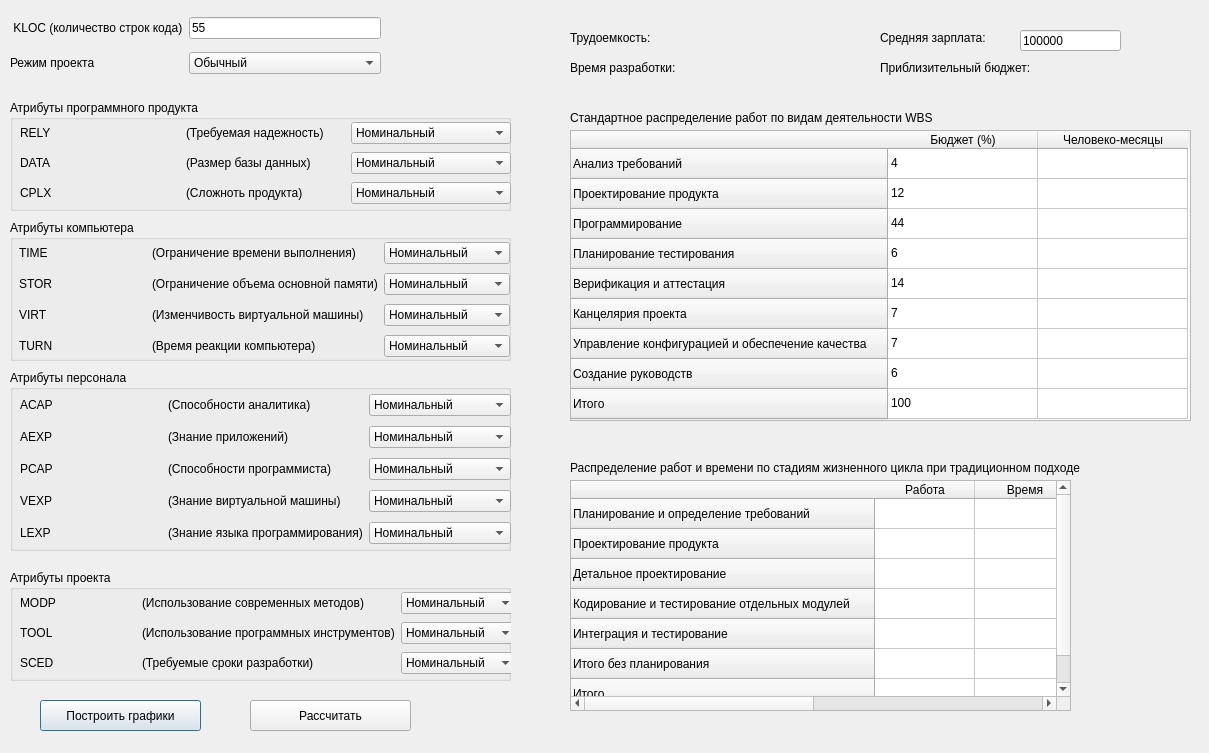
<?xml version="1.0" encoding="UTF-8"?>
<ui version="4.0">
 <class>Dialog</class>
 <widget class="QDialog" name="Dialog">
  <property name="geometry">
   <rect>
    <x>0</x>
    <y>0</y>
    <width>1209</width>
    <height>753</height>
   </rect>
  </property>
  <property name="windowTitle">
   <string/>
  </property>
  <widget class="QLabel" name="pmLabel">
   <property name="geometry">
    <rect>
     <x>570</x>
     <y>30</y>
     <width>161</width>
     <height>16</height>
    </rect>
   </property>
   <property name="text">
    <string>Трудоемкость:</string>
   </property>
  </widget>
  <widget class="QLabel" name="tmLabel">
   <property name="geometry">
    <rect>
     <x>570</x>
     <y>60</y>
     <width>161</width>
     <height>16</height>
    </rect>
   </property>
   <property name="text">
    <string>Время разработки: </string>
   </property>
  </widget>
  <widget class="QTableWidget" name="wbsTable">
   <property name="geometry">
    <rect>
     <x>570</x>
     <y>130</y>
     <width>621</width>
     <height>291</height>
    </rect>
   </property>
   <attribute name="horizontalHeaderDefaultSectionSize">
    <number>150</number>
   </attribute>
   <row>
    <property name="text">
     <string>Анализ требований</string>
    </property>
   </row>
   <row>
    <property name="text">
     <string>Проектирование продукта</string>
    </property>
   </row>
   <row>
    <property name="text">
     <string>Программирование</string>
    </property>
   </row>
   <row>
    <property name="text">
     <string>Планирование тестирования</string>
    </property>
   </row>
   <row>
    <property name="text">
     <string>Верификация и аттестация</string>
    </property>
   </row>
   <row>
    <property name="text">
     <string>Канцелярия проекта</string>
    </property>
   </row>
   <row>
    <property name="text">
     <string>Управление конфигурацией и обеспечение качества</string>
    </property>
   </row>
   <row>
    <property name="text">
     <string>Создание руководств</string>
    </property>
   </row>
   <row>
    <property name="text">
     <string>Итого</string>
    </property>
   </row>
   <column>
    <property name="text">
     <string>Бюджет (%)</string>
    </property>
   </column>
   <column>
    <property name="text">
     <string>Человеко-месяцы</string>
    </property>
   </column>
   <item row="0" column="0">
    <property name="text">
     <string>4</string>
    </property>
   </item>
   <item row="1" column="0">
    <property name="text">
     <string>12</string>
    </property>
   </item>
   <item row="2" column="0">
    <property name="text">
     <string>44</string>
    </property>
   </item>
   <item row="3" column="0">
    <property name="text">
     <string>6</string>
    </property>
   </item>
   <item row="4" column="0">
    <property name="text">
     <string>14</string>
    </property>
   </item>
   <item row="5" column="0">
    <property name="text">
     <string>7</string>
    </property>
   </item>
   <item row="6" column="0">
    <property name="text">
     <string>7</string>
    </property>
   </item>
   <item row="7" column="0">
    <property name="text">
     <string>6</string>
    </property>
   </item>
   <item row="8" column="0">
    <property name="text">
     <string>100</string>
    </property>
   </item>
  </widget>
  <widget class="QLabel" name="label_18">
   <property name="geometry">
    <rect>
     <x>570</x>
     <y>110</y>
     <width>531</width>
     <height>16</height>
    </rect>
   </property>
   <property name="text">
    <string>Стандартное распределение работ по видам деятельности WBS</string>
   </property>
  </widget>
  <widget class="QTableWidget" name="classicTable">
   <property name="geometry">
    <rect>
     <x>570</x>
     <y>480</y>
     <width>501</width>
     <height>231</height>
    </rect>
   </property>
   <attribute name="verticalHeaderVisible">
    <bool>true</bool>
   </attribute>
   <attribute name="verticalHeaderCascadingSectionResizes">
    <bool>false</bool>
   </attribute>
   <attribute name="verticalHeaderHighlightSections">
    <bool>true</bool>
   </attribute>
   <attribute name="verticalHeaderShowSortIndicator" stdset="0">
    <bool>false</bool>
   </attribute>
   <attribute name="verticalHeaderStretchLastSection">
    <bool>false</bool>
   </attribute>
   <row>
    <property name="text">
     <string>Планирование и определение требований</string>
    </property>
   </row>
   <row>
    <property name="text">
     <string>Проектирование продукта</string>
    </property>
   </row>
   <row>
    <property name="text">
     <string>Детальное проектирование</string>
    </property>
   </row>
   <row>
    <property name="text">
     <string>Кодирование и тестирование отдельных модулей</string>
    </property>
   </row>
   <row>
    <property name="text">
     <string>Интеграция и тестирование</string>
    </property>
   </row>
   <row>
    <property name="text">
     <string>Итого без планирования</string>
    </property>
   </row>
   <row>
    <property name="text">
     <string>Итого</string>
    </property>
   </row>
   <column>
    <property name="text">
     <string>Работа</string>
    </property>
   </column>
   <column>
    <property name="text">
     <string>Время</string>
    </property>
   </column>
  </widget>
  <widget class="QLabel" name="label_19">
   <property name="geometry">
    <rect>
     <x>570</x>
     <y>460</y>
     <width>591</width>
     <height>16</height>
    </rect>
   </property>
   <property name="text">
    <string>Распределение работ и времени по стадиям жизненного цикла при традиционном подходе</string>
   </property>
  </widget>
  <widget class="QPushButton" name="graphsButton">
   <property name="geometry">
    <rect>
     <x>40</x>
     <y>700</y>
     <width>161</width>
     <height>31</height>
    </rect>
   </property>
   <property name="text">
    <string>Построить графики</string>
   </property>
  </widget>
  <widget class="QWidget" name="gridLayoutWidget">
   <property name="geometry">
    <rect>
     <x>10</x>
     <y>10</y>
     <width>371</width>
     <height>71</height>
    </rect>
   </property>
   <layout class="QGridLayout" name="gridLayout">
    <item row="0" column="0">
     <widget class="QLabel" name="label_16">
      <property name="text">
       <string> KLOC (количество строк кода)</string>
      </property>
     </widget>
    </item>
    <item row="0" column="1">
     <widget class="QLineEdit" name="sizeEdit">
      <property name="text">
       <string>55</string>
      </property>
     </widget>
    </item>
    <item row="1" column="0">
     <widget class="QLabel" name="label_17">
      <property name="text">
       <string>Режим проекта</string>
      </property>
     </widget>
    </item>
    <item row="1" column="1">
     <widget class="QComboBox" name="comboBox_16">
      <item>
       <property name="text">
        <string>Обычный</string>
       </property>
      </item>
      <item>
       <property name="text">
        <string>Промежуточный</string>
       </property>
      </item>
      <item>
       <property name="text">
        <string>Встроенный</string>
       </property>
      </item>
     </widget>
    </item>
   </layout>
  </widget>
  <widget class="QGroupBox" name="groupBox">
   <property name="geometry">
    <rect>
     <x>10</x>
     <y>100</y>
     <width>501</width>
     <height>111</height>
    </rect>
   </property>
   <property name="title">
    <string>Атрибуты программного продукта</string>
   </property>
   <widget class="QWidget" name="gridLayoutWidget_2">
    <property name="geometry">
     <rect>
      <x>10</x>
      <y>20</y>
      <width>491</width>
      <height>86</height>
     </rect>
    </property>
    <layout class="QGridLayout" name="gridLayout_3">
     <item row="1" column="0">
      <widget class="QLabel" name="label_2">
       <property name="text">
        <string>DATA</string>
       </property>
      </widget>
     </item>
     <item row="0" column="1">
      <widget class="QLabel" name="label_20">
       <property name="text">
        <string>(Требуемая надежность)</string>
       </property>
      </widget>
     </item>
     <item row="1" column="1">
      <widget class="QLabel" name="label_21">
       <property name="text">
        <string>(Размер базы данных)</string>
       </property>
      </widget>
     </item>
     <item row="0" column="0">
      <widget class="QLabel" name="label">
       <property name="text">
        <string>RELY</string>
       </property>
      </widget>
     </item>
     <item row="0" column="2">
      <widget class="QComboBox" name="comboBox_1">
       <property name="currentIndex">
        <number>2</number>
       </property>
       <item>
        <property name="text">
         <string>Очень низкий</string>
        </property>
       </item>
       <item>
        <property name="text">
         <string>Низкий</string>
        </property>
       </item>
       <item>
        <property name="text">
         <string>Номинальный</string>
        </property>
       </item>
       <item>
        <property name="text">
         <string>Высокий</string>
        </property>
       </item>
       <item>
        <property name="text">
         <string>Очень высокий</string>
        </property>
       </item>
      </widget>
     </item>
     <item row="1" column="2">
      <widget class="QComboBox" name="comboBox_2">
       <property name="currentIndex">
        <number>1</number>
       </property>
       <item>
        <property name="text">
         <string>Низкий</string>
        </property>
       </item>
       <item>
        <property name="text">
         <string>Номинальный</string>
        </property>
       </item>
       <item>
        <property name="text">
         <string>Высокий</string>
        </property>
       </item>
       <item>
        <property name="text">
         <string>Очень высокий</string>
        </property>
       </item>
      </widget>
     </item>
     <item row="2" column="0">
      <widget class="QLabel" name="label_3">
       <property name="text">
        <string>CPLX</string>
       </property>
      </widget>
     </item>
     <item row="2" column="1">
      <widget class="QLabel" name="label_22">
       <property name="text">
        <string>(Сложноть продукта)</string>
       </property>
      </widget>
     </item>
     <item row="2" column="2">
      <widget class="QComboBox" name="comboBox_3">
       <property name="currentIndex">
        <number>2</number>
       </property>
       <item>
        <property name="text">
         <string>Очень низкий</string>
        </property>
       </item>
       <item>
        <property name="text">
         <string>Низкий</string>
        </property>
       </item>
       <item>
        <property name="text">
         <string>Номинальный</string>
        </property>
       </item>
       <item>
        <property name="text">
         <string>Высокий</string>
        </property>
       </item>
       <item>
        <property name="text">
         <string>Очень высокий</string>
        </property>
       </item>
      </widget>
     </item>
    </layout>
   </widget>
  </widget>
  <widget class="QGroupBox" name="groupBox_2">
   <property name="geometry">
    <rect>
     <x>10</x>
     <y>220</y>
     <width>501</width>
     <height>141</height>
    </rect>
   </property>
   <property name="title">
    <string>Атрибуты компьютера</string>
   </property>
   <widget class="QWidget" name="gridLayoutWidget_3">
    <property name="geometry">
     <rect>
      <x>9</x>
      <y>19</y>
      <width>491</width>
      <height>121</height>
     </rect>
    </property>
    <layout class="QGridLayout" name="gridLayout_4">
     <item row="2" column="0">
      <widget class="QLabel" name="label_6">
       <property name="text">
        <string>VIRT</string>
       </property>
      </widget>
     </item>
     <item row="2" column="2">
      <widget class="QComboBox" name="comboBox_6">
       <property name="currentIndex">
        <number>1</number>
       </property>
       <item>
        <property name="text">
         <string>Низкий</string>
        </property>
       </item>
       <item>
        <property name="text">
         <string>Номинальный</string>
        </property>
       </item>
       <item>
        <property name="text">
         <string>Высокий</string>
        </property>
       </item>
       <item>
        <property name="text">
         <string>Очень высокий</string>
        </property>
       </item>
      </widget>
     </item>
     <item row="0" column="0">
      <widget class="QLabel" name="label_4">
       <property name="text">
        <string>TIME</string>
       </property>
      </widget>
     </item>
     <item row="2" column="1">
      <widget class="QLabel" name="pmLabel_3">
       <property name="text">
        <string>(Изменчивость виртуальной машины)</string>
       </property>
      </widget>
     </item>
     <item row="1" column="2">
      <widget class="QComboBox" name="comboBox_5">
       <property name="currentIndex">
        <number>0</number>
       </property>
       <item>
        <property name="text">
         <string>Номинальный</string>
        </property>
       </item>
       <item>
        <property name="text">
         <string>Высокий</string>
        </property>
       </item>
       <item>
        <property name="text">
         <string>Очень высокий</string>
        </property>
       </item>
      </widget>
     </item>
     <item row="0" column="2">
      <widget class="QComboBox" name="comboBox_4">
       <property name="currentIndex">
        <number>0</number>
       </property>
       <item>
        <property name="text">
         <string>Номинальный</string>
        </property>
       </item>
       <item>
        <property name="text">
         <string>Высокий</string>
        </property>
       </item>
       <item>
        <property name="text">
         <string>Очень высокий</string>
        </property>
       </item>
      </widget>
     </item>
     <item row="1" column="0">
      <widget class="QLabel" name="label_5">
       <property name="text">
        <string>STOR</string>
       </property>
      </widget>
     </item>
     <item row="0" column="1">
      <widget class="QLabel" name="label_23">
       <property name="text">
        <string>(Ограничение времени выполнения)</string>
       </property>
      </widget>
     </item>
     <item row="1" column="1">
      <widget class="QLabel" name="pmLabel_2">
       <property name="text">
        <string>(Ограничение объема основной памяти)</string>
       </property>
      </widget>
     </item>
     <item row="3" column="0">
      <widget class="QLabel" name="label_7">
       <property name="text">
        <string>TURN</string>
       </property>
      </widget>
     </item>
     <item row="3" column="2">
      <widget class="QComboBox" name="comboBox_7">
       <property name="currentIndex">
        <number>1</number>
       </property>
       <item>
        <property name="text">
         <string>Низкий</string>
        </property>
       </item>
       <item>
        <property name="text">
         <string>Номинальный</string>
        </property>
       </item>
       <item>
        <property name="text">
         <string>Высокий</string>
        </property>
       </item>
       <item>
        <property name="text">
         <string>Очень высокий</string>
        </property>
       </item>
      </widget>
     </item>
     <item row="3" column="1">
      <widget class="QLabel" name="pmLabel_4">
       <property name="text">
        <string>(Время реакции компьютера)</string>
       </property>
      </widget>
     </item>
    </layout>
   </widget>
  </widget>
  <widget class="QGroupBox" name="groupBox_3">
   <property name="geometry">
    <rect>
     <x>10</x>
     <y>370</y>
     <width>501</width>
     <height>181</height>
    </rect>
   </property>
   <property name="title">
    <string>Атрибуты персонала</string>
   </property>
   <widget class="QWidget" name="gridLayoutWidget_4">
    <property name="geometry">
     <rect>
      <x>10</x>
      <y>20</y>
      <width>491</width>
      <height>161</height>
     </rect>
    </property>
    <layout class="QGridLayout" name="gridLayout_5">
     <item row="0" column="2">
      <widget class="QComboBox" name="comboBox_8">
       <property name="currentIndex">
        <number>2</number>
       </property>
       <item>
        <property name="text">
         <string>Очень низкий</string>
        </property>
       </item>
       <item>
        <property name="text">
         <string>Низкий</string>
        </property>
       </item>
       <item>
        <property name="text">
         <string>Номинальный</string>
        </property>
       </item>
       <item>
        <property name="text">
         <string>Высокий</string>
        </property>
       </item>
       <item>
        <property name="text">
         <string>Очень высокий</string>
        </property>
       </item>
      </widget>
     </item>
     <item row="3" column="0">
      <widget class="QLabel" name="label_11">
       <property name="text">
        <string>VEXP</string>
       </property>
      </widget>
     </item>
     <item row="0" column="0">
      <widget class="QLabel" name="label_8">
       <property name="text">
        <string>ACAP</string>
       </property>
      </widget>
     </item>
     <item row="3" column="1">
      <widget class="QLabel" name="pmLabel_8">
       <property name="text">
        <string>(Знание виртуальной машины)</string>
       </property>
      </widget>
     </item>
     <item row="2" column="0">
      <widget class="QLabel" name="label_10">
       <property name="text">
        <string>PCAP</string>
       </property>
      </widget>
     </item>
     <item row="1" column="0">
      <widget class="QLabel" name="label_9">
       <property name="text">
        <string>AEXP</string>
       </property>
      </widget>
     </item>
     <item row="1" column="2">
      <widget class="QComboBox" name="comboBox_9">
       <property name="currentIndex">
        <number>2</number>
       </property>
       <item>
        <property name="text">
         <string>Очень низкий</string>
        </property>
       </item>
       <item>
        <property name="text">
         <string>Низкий</string>
        </property>
       </item>
       <item>
        <property name="text">
         <string>Номинальный</string>
        </property>
       </item>
       <item>
        <property name="text">
         <string>Высокий</string>
        </property>
       </item>
       <item>
        <property name="text">
         <string>Очень высокий</string>
        </property>
       </item>
      </widget>
     </item>
     <item row="2" column="2">
      <widget class="QComboBox" name="comboBox_10">
       <property name="currentIndex">
        <number>2</number>
       </property>
       <item>
        <property name="text">
         <string>Очень низкий</string>
        </property>
       </item>
       <item>
        <property name="text">
         <string>Низкий</string>
        </property>
       </item>
       <item>
        <property name="text">
         <string>Номинальный</string>
        </property>
       </item>
       <item>
        <property name="text">
         <string>Высокий</string>
        </property>
       </item>
       <item>
        <property name="text">
         <string>Очень высокий</string>
        </property>
       </item>
      </widget>
     </item>
     <item row="3" column="2">
      <widget class="QComboBox" name="comboBox_11">
       <property name="currentIndex">
        <number>2</number>
       </property>
       <item>
        <property name="text">
         <string>Очень низкий</string>
        </property>
       </item>
       <item>
        <property name="text">
         <string>Низкий</string>
        </property>
       </item>
       <item>
        <property name="text">
         <string>Номинальный</string>
        </property>
       </item>
       <item>
        <property name="text">
         <string>Высокий</string>
        </property>
       </item>
      </widget>
     </item>
     <item row="2" column="1">
      <widget class="QLabel" name="pmLabel_7">
       <property name="text">
        <string>(Способности программиста)</string>
       </property>
      </widget>
     </item>
     <item row="1" column="1">
      <widget class="QLabel" name="pmLabel_6">
       <property name="text">
        <string>(Знание приложений)</string>
       </property>
      </widget>
     </item>
     <item row="0" column="1">
      <widget class="QLabel" name="pmLabel_5">
       <property name="text">
        <string>(Способности аналитика) </string>
       </property>
      </widget>
     </item>
     <item row="4" column="0">
      <widget class="QLabel" name="label_12">
       <property name="text">
        <string>LEXP</string>
       </property>
      </widget>
     </item>
     <item row="4" column="1">
      <widget class="QLabel" name="pmLabel_9">
       <property name="text">
        <string>(Знание языка программирования)</string>
       </property>
      </widget>
     </item>
     <item row="4" column="2">
      <widget class="QComboBox" name="comboBox_12">
       <property name="currentIndex">
        <number>2</number>
       </property>
       <item>
        <property name="text">
         <string>Очень низкий</string>
        </property>
       </item>
       <item>
        <property name="text">
         <string>Низкий</string>
        </property>
       </item>
       <item>
        <property name="text">
         <string>Номинальный</string>
        </property>
       </item>
       <item>
        <property name="text">
         <string>Высокий</string>
        </property>
       </item>
      </widget>
     </item>
    </layout>
   </widget>
  </widget>
  <widget class="QGroupBox" name="groupBox_4">
   <property name="geometry">
    <rect>
     <x>10</x>
     <y>570</y>
     <width>501</width>
     <height>111</height>
    </rect>
   </property>
   <property name="title">
    <string>Атрибуты проекта</string>
   </property>
   <widget class="QWidget" name="gridLayoutWidget_5">
    <property name="geometry">
     <rect>
      <x>10</x>
      <y>20</y>
      <width>497</width>
      <height>86</height>
     </rect>
    </property>
    <layout class="QGridLayout" name="gridLayout_6">
     <item row="0" column="1">
      <widget class="QLabel" name="pmLabel_10">
       <property name="text">
        <string>(Использование современных методов)</string>
       </property>
      </widget>
     </item>
     <item row="0" column="2">
      <widget class="QComboBox" name="comboBox_13">
       <property name="currentIndex">
        <number>2</number>
       </property>
       <item>
        <property name="text">
         <string>Очень низкий</string>
        </property>
       </item>
       <item>
        <property name="text">
         <string>Низкий</string>
        </property>
       </item>
       <item>
        <property name="text">
         <string>Номинальный</string>
        </property>
       </item>
       <item>
        <property name="text">
         <string>Высокий</string>
        </property>
       </item>
       <item>
        <property name="text">
         <string>Очень высокий</string>
        </property>
       </item>
      </widget>
     </item>
     <item row="0" column="0">
      <widget class="QLabel" name="label_13">
       <property name="text">
        <string>MODP</string>
       </property>
      </widget>
     </item>
     <item row="1" column="0">
      <widget class="QLabel" name="label_14">
       <property name="text">
        <string>TOOL</string>
       </property>
      </widget>
     </item>
     <item row="1" column="2">
      <widget class="QComboBox" name="comboBox_14">
       <property name="currentIndex">
        <number>2</number>
       </property>
       <item>
        <property name="text">
         <string>Очень низкий</string>
        </property>
       </item>
       <item>
        <property name="text">
         <string>Низкий</string>
        </property>
       </item>
       <item>
        <property name="text">
         <string>Номинальный</string>
        </property>
       </item>
       <item>
        <property name="text">
         <string>Высокий</string>
        </property>
       </item>
       <item>
        <property name="text">
         <string>Очень высокий</string>
        </property>
       </item>
      </widget>
     </item>
     <item row="1" column="1">
      <widget class="QLabel" name="pmLabel_11">
       <property name="text">
        <string>(Использование программных инструментов)</string>
       </property>
      </widget>
     </item>
     <item row="2" column="0">
      <widget class="QLabel" name="label_15">
       <property name="text">
        <string>SCED</string>
       </property>
      </widget>
     </item>
     <item row="2" column="2">
      <widget class="QComboBox" name="comboBox_15">
       <property name="currentIndex">
        <number>2</number>
       </property>
       <item>
        <property name="text">
         <string>Очень низкий</string>
        </property>
       </item>
       <item>
        <property name="text">
         <string>Низкий</string>
        </property>
       </item>
       <item>
        <property name="text">
         <string>Номинальный</string>
        </property>
       </item>
       <item>
        <property name="text">
         <string>Высокий</string>
        </property>
       </item>
       <item>
        <property name="text">
         <string>Очень высокий</string>
        </property>
       </item>
      </widget>
     </item>
     <item row="2" column="1">
      <widget class="QLabel" name="pmLabel_12">
       <property name="text">
        <string>(Требуемые сроки разработки)</string>
       </property>
      </widget>
     </item>
    </layout>
   </widget>
  </widget>
  <widget class="QPushButton" name="calculateButton">
   <property name="geometry">
    <rect>
     <x>250</x>
     <y>700</y>
     <width>161</width>
     <height>31</height>
    </rect>
   </property>
   <property name="text">
    <string>Рассчитать</string>
   </property>
  </widget>
  <widget class="QLabel" name="cost">
   <property name="geometry">
    <rect>
     <x>880</x>
     <y>30</y>
     <width>161</width>
     <height>16</height>
    </rect>
   </property>
   <property name="text">
    <string>Средняя зарплата:</string>
   </property>
  </widget>
  <widget class="QLabel" name="costLabel">
   <property name="geometry">
    <rect>
     <x>880</x>
     <y>60</y>
     <width>311</width>
     <height>16</height>
    </rect>
   </property>
   <property name="text">
    <string>Приблизительный бюджет:</string>
   </property>
  </widget>
  <widget class="QLineEdit" name="costEdit">
   <property name="geometry">
    <rect>
     <x>1020</x>
     <y>30</y>
     <width>101</width>
     <height>21</height>
    </rect>
   </property>
   <property name="text">
    <string>100000</string>
   </property>
  </widget>
 </widget>
 <resources/>
 <connections/>
</ui>
